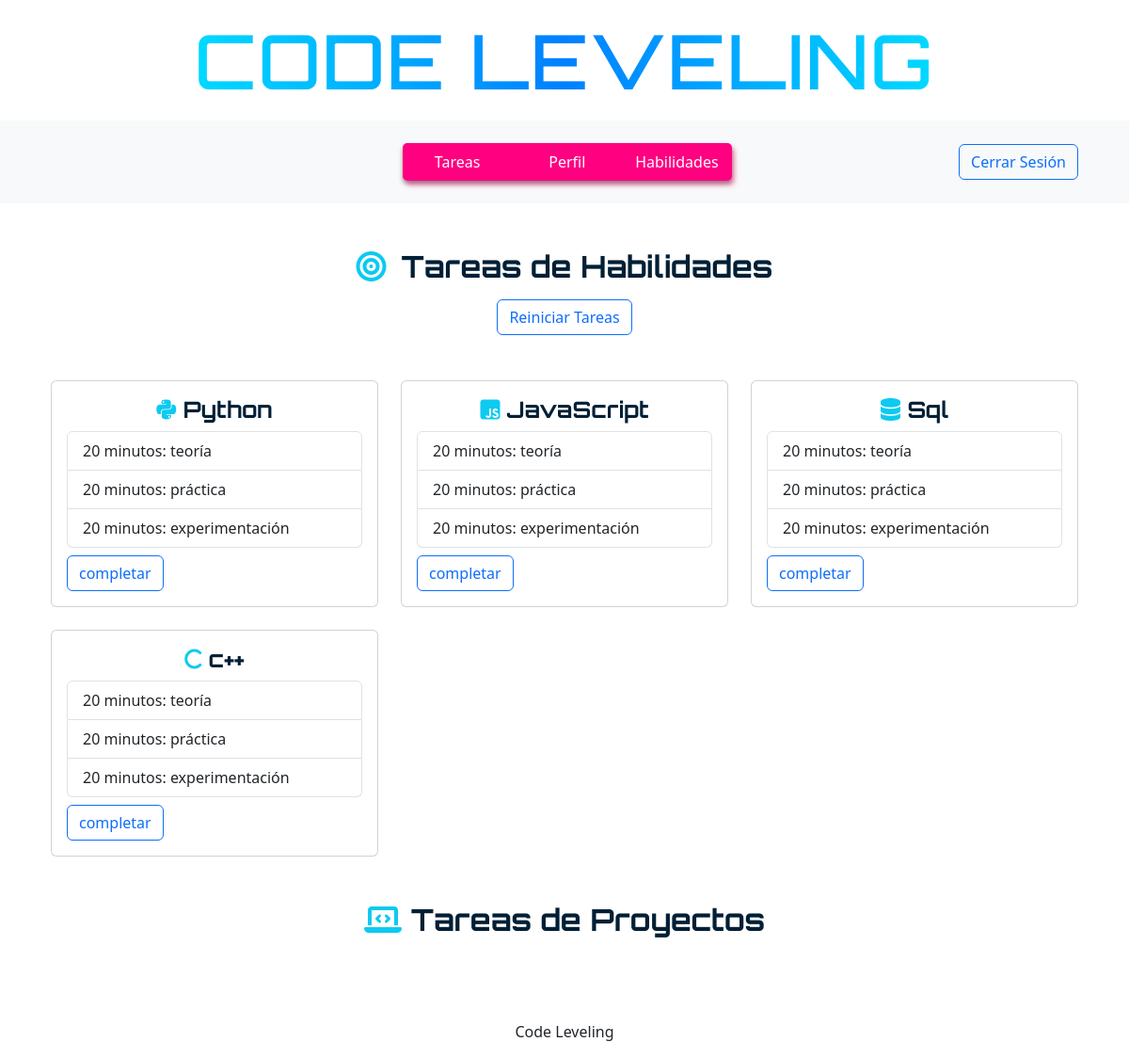
The page /tareas (signed in) on the database as committed earlier.
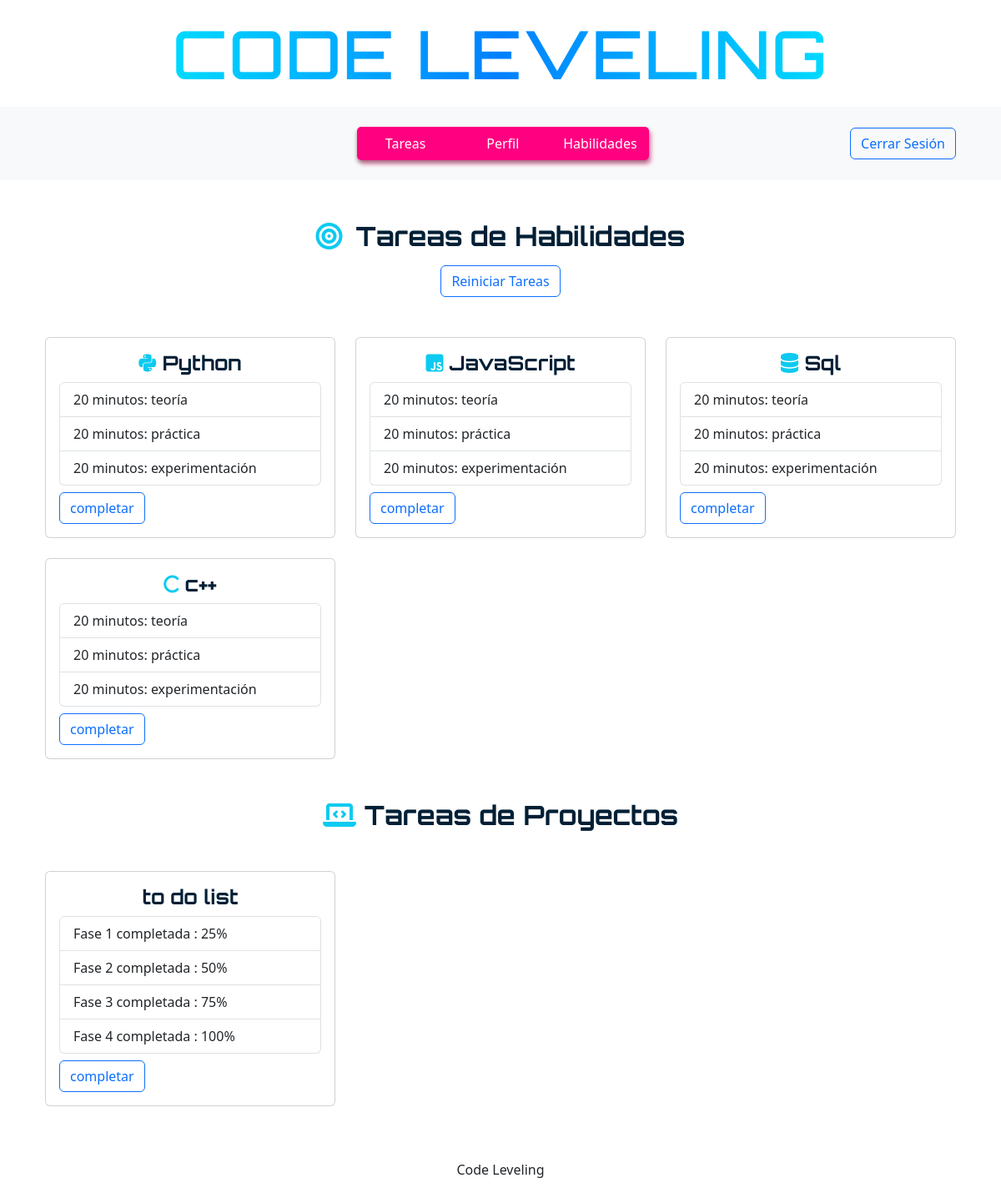
The same page on the database as committed later.
### tables this page shows
CREATE TABLE skills (
id INTEGER PRIMARY KEY AUTOINCREMENT,
name TEXT NOT NULL,
icon TEXT);

CREATE TABLE projects (
id INTEGER PRIMARY KEY AUTOINCREMENT,
user_id INTEGER NOT NULL,
name TEXT NOT NULL,
link TEXT, time INTEGER DEFAULT 1,
FOREIGN KEY (user_id) REFERENCES users(id)
);

### app.py (the view)
@app.route("/tareas")
@login_required
def tareas():
    skills = execute_db("""SELECT s.id, s.name, s.icon FROM users_skills us
     JOIN skills s ON us.skill_id = s.id WHERE us.user_id = ?
     AND us.skill_id NOT IN (SELECT ref_id FROM completed_tasks
     WHERE user_id = ? AND type = 'skill');""", param=(session["user_id"], session["user_id"]), result=True)
    projects = execute_db("""SELECT id, name FROM projects WHERE user_id = ?
    AND id NOT IN (SELECT ref_id FROM completed_tasks
    WHERE user_id = ? AND type = 'project');""", param=(session["user_id"], session["user_id"]), result=True)
    return render_template("tareas.html", skills=skills, projects=projects)

### helpers.py (called while the page is built)
def login_required(f):
    @wraps(f)
    def decorated_function(*args, **kwargs):
        if session.get("user_id") ==  None:
            return redirect("/login")
        return f(*args, **kwargs)
    return decorated_function

def execute_db(query, param=(),result = False):
    connection = sqlite3.connect('leveling.db')
    connection.row_factory = sqlite3.Row
    db = connection.cursor()
    db.execute(query,param)
    rows = None
    if result == True:
        rows = db.fetchall()
    connection.commit()
    connection.close()
    return rows

### templates/tareas.html (shortened to what this page needs)
{% extends "layout.html" %}
{% block body %}
<div class="container my-5">
    <h2 class="letter-1 text-center mb-3"><i class="fa-solid fa-bullseye text-info me-3"></i>Tareas de Habilidades</h2>
    <div class="d-flex justify-content-center mb-5">
        <form action="/tareas/reiniciar" method="POST">
            <button class="btn btn-outline-primary btn-p" type="submit" onclick="ClearTask()">Reiniciar Tareas</button>
        </form>
    </div>
    <div class="row g-4">
        {% for skill in skills %}
        <div class="col-md-4">
            <div class="card card-p">
                <div class="card-body">
                    <h4 class="card-title letter-1 text-center"><i class="{{skill.icon}} text-info"></i> {{skill.name}}</h4>
                    <ul class="list-group">
                        <li class="list-group-item task-item" data-id="{{skill.id + 1000}}">20 minutos: teoría</li>
                        <li class="list-group-item task-item" data-id="{{skill.id + 2000}}">20 minutos: práctica</li>
                        <li class="list-group-item task-item" data-id="{{skill.id + 3000}}">20 minutos: experimentación</li>
                    </ul>
                    <form action="/tareas/completar/skill" method="POST">
                        <button class="btn btn-outline-primary btn-p mt-2" type="submit" onclick="return ValidateTask(this)" >completar</button>
                    </form>
                </div>
            </div>
        </div>
        {% endfor %}
    </div>
    <h2 class="letter-1 text-center mt-5 mb-5"><i class="fa-solid fa-laptop-code text-info"></i> Tareas de Proyectos</h2>
    <div class="row g-4">
        {% for project in projects %}
            <div class="col-md-4 ">
                <div class="card card-p">
                    <div class="card-body">
                        <h4 class="letter-1 text-center">{{project.name}}</h4>
                        <ul class="list-group">
                            <li class="list-group-item task-item" data-id="{{project.id + 10000}}">Fase 1 completada : 25%</li>
                            <li class="list-group-item task-item" data-id="{{project.id + 20000}}">Fase 2 completada : 50%</li>
                            <li class="list-group-item task-item" data-id="{{project.id + 30000}}">Fase 3 completada : 75%</li>
                            <li class="list-group-item task-item" data-id="{{project.id + 40000}}">Fase 4 completada : 100%</li>
                        </ul>
                        <form action="/tareas/completar/project" method="POST">
                            <button class="btn btn-outline-primary btn-p mt-2" type="submit" onclick="return ValidateTask(this)">completar</button>
                        </form>
                    </div>
                </div>
            </div>
        {% endfor %}
    </div>
</div>
{% endblock %}

Rows that differ between the two databases and show on the page:
added projects: name "to do list"
